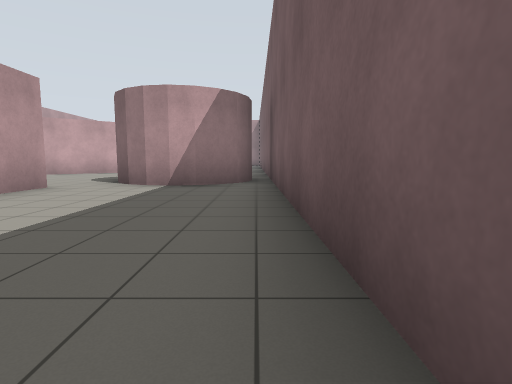
view 1 (above)

18 first-person views from a walk through a robot-simulator world made for Gazebo. The camera is 0.94 m above the floor, tilts 6° down and sees 80° across. The floor is counted in squares, 2 m on a side. Each view is taken from the middle of a square. On the plan, view 1 faces up. The plan holds only what a view shows up to about 9 squares ahead; the rest is blank.

view 2
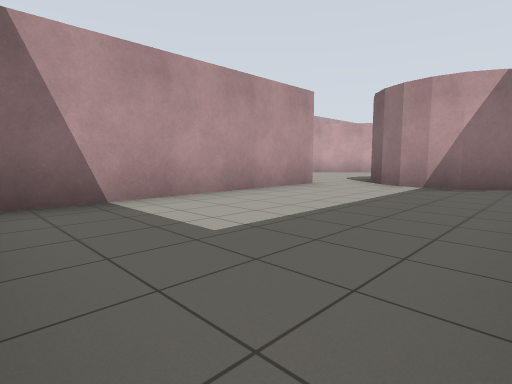

view 3
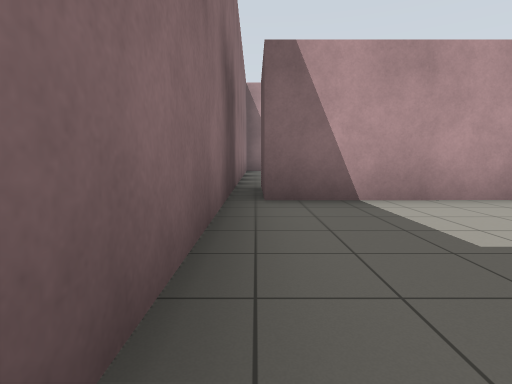

view 4
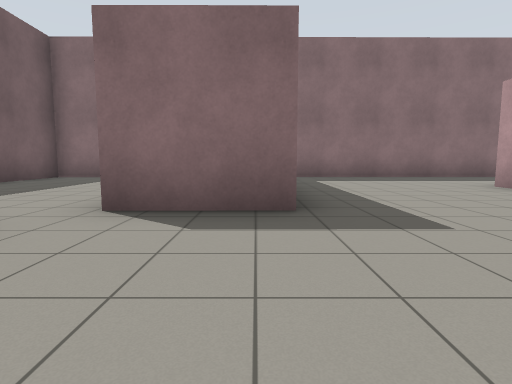

view 5
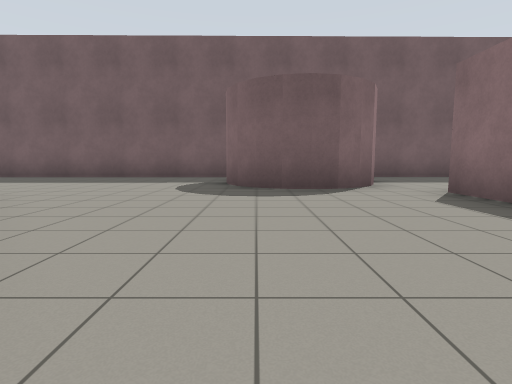

view 6
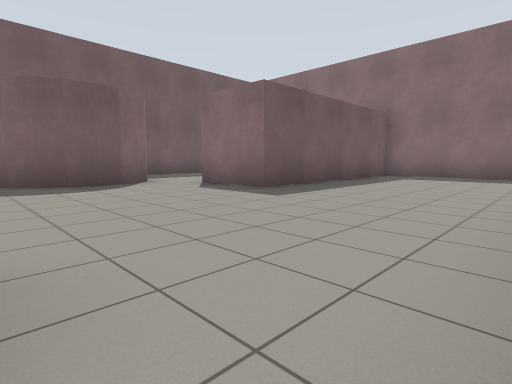

view 7
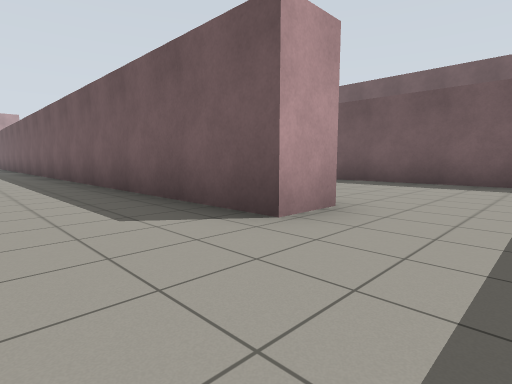

view 8
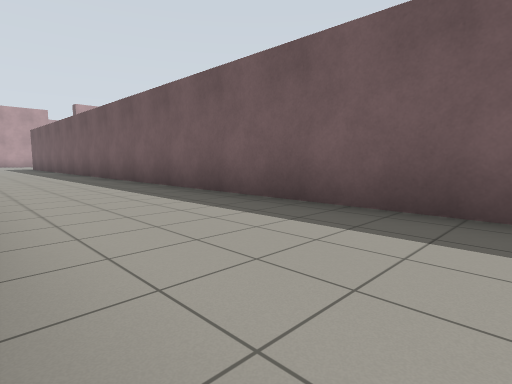

view 9
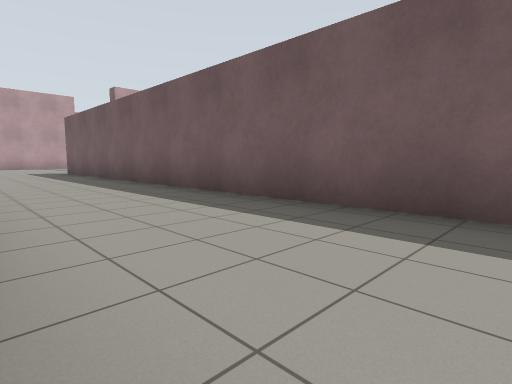

view 10
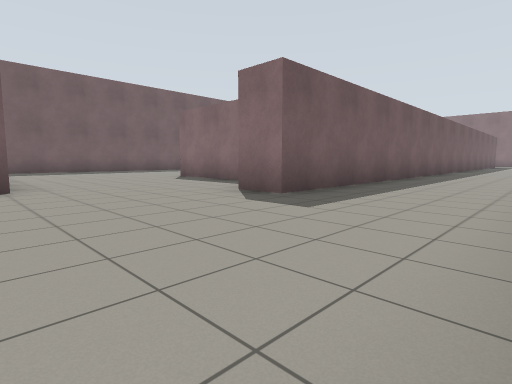

view 11
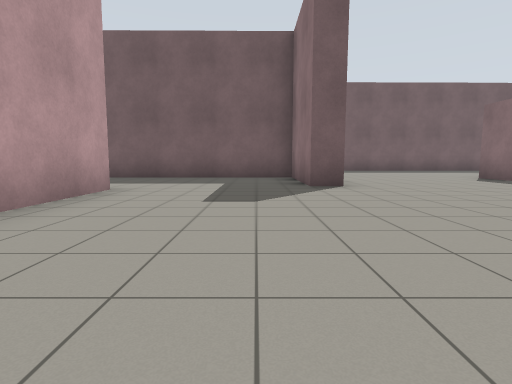

view 12
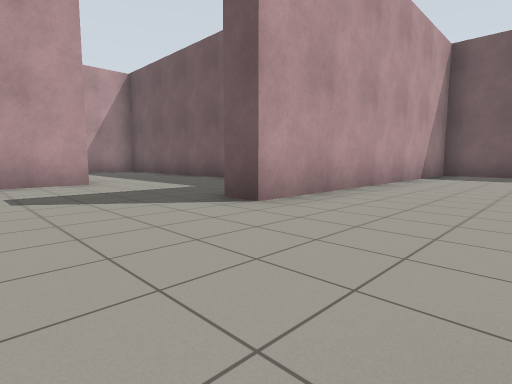

view 13
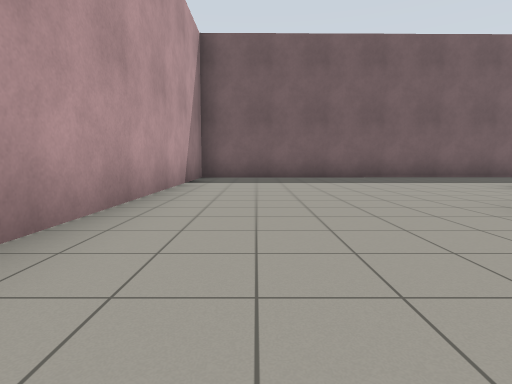

view 14
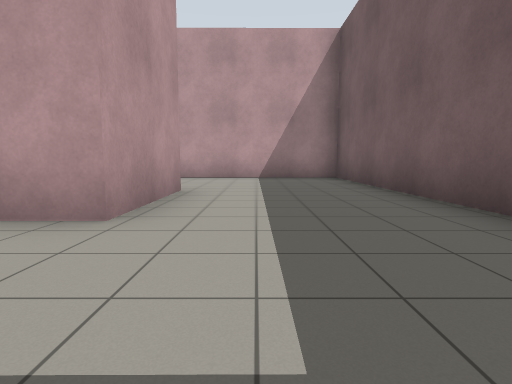

view 15
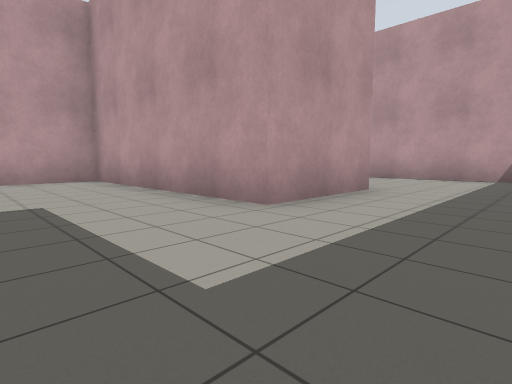

view 16
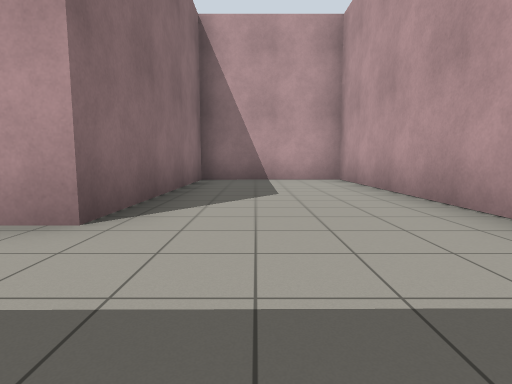

view 17
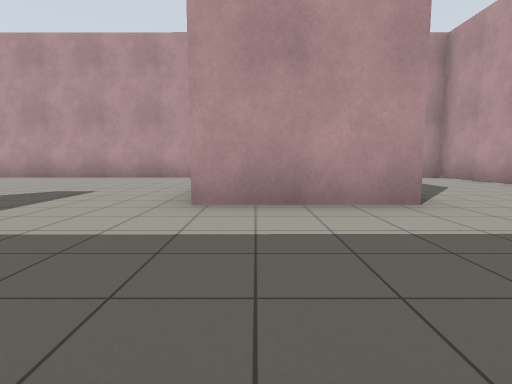

view 18
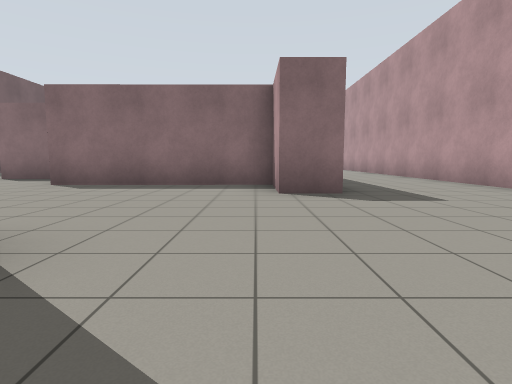

### Floor plan
Points are (right, up) in squares from view 1. A wall is a line through its corners. A room is listed if a view was taken in it or the views show most of it. See-through windows are left out.
Room 1 (views 1, 2, 3)
walls: (-1.6, 5.6) (-2, 5.7) (-2.5, 5.9) (-2.8, 6.2) (-3, 6.7); (-3.6, 5.2) (-3.5, 0.1); (-0.5, 6) (-1.3, 5.6); (-4.5, -0.3) (0.4, -0.3) (0.4, 6.9); (-0.1, 6.7) (-0.4, 6.3) (-0.9, 5.7) (-1.8, 5.6)
ways out: opening at (-4, 6) to room 2
Room 2 (views 4, 5, 6, 7, 8, 9, 10, 11, 12, 13, 14, 15, 16, 17, 18)
walls: (-3.9, 19.4) (-2.7, 19.5); (0.3, 16.9) (0.3, 25.5) (-7.5, 25.4) (-7.5, 26) (-4.8, 26) (-4.9, 35) (-13.3, 35) (-13.3, 31.7) (-8.2, 31.7) (-8.2, 29.3) (-13.3, 29.3) (-13.2, 17.9); (-2.8, 8) (-2.5, 8.3) (-2.1, 8.5) (-1.5, 8.6); (-3.1, 6.9) (-3, 7.8); (-3, 6.4) (-3.1, 7.4) (-2.7, 8.2); (-9.2, 3) (-9.2, 2.6) (-10.1, 2.6) (-10.2, 22.7) (-9.3, 22.7) (-9.3, 21.2) (-5.1, 21.2); (0.4, 6.9) (0.3, 15.1); (-11.7, -0.4) (-4.5, -0.3); (-5.3, 0.1) (-5.4, 5.2) (-3.6, 5.2)
ways out: opening at (-4, 6) to room 1; opening at (-9, 9)

Positions as (right, up) in squares from view 1, and headings:
1: (0, 0), facing up
2: (0, 0), facing up-left
3: (0, 0), facing left
4: (-5, 8), facing down
5: (-8, 8), facing right
6: (-9, 9), facing down-right
7: (-12, 1), facing up-right
8: (-13, 5), facing up-right
9: (-13, 11), facing up-right
10: (-13, 26), facing down-right
11: (-13, 27), facing right
12: (-10, 23), facing up-right
13: (-8, 24), facing right
14: (-7, 27), facing up
15: (-6, 27), facing up-left
16: (-6, 33), facing left
17: (-5, 30), facing left
18: (-9, 27), facing down
